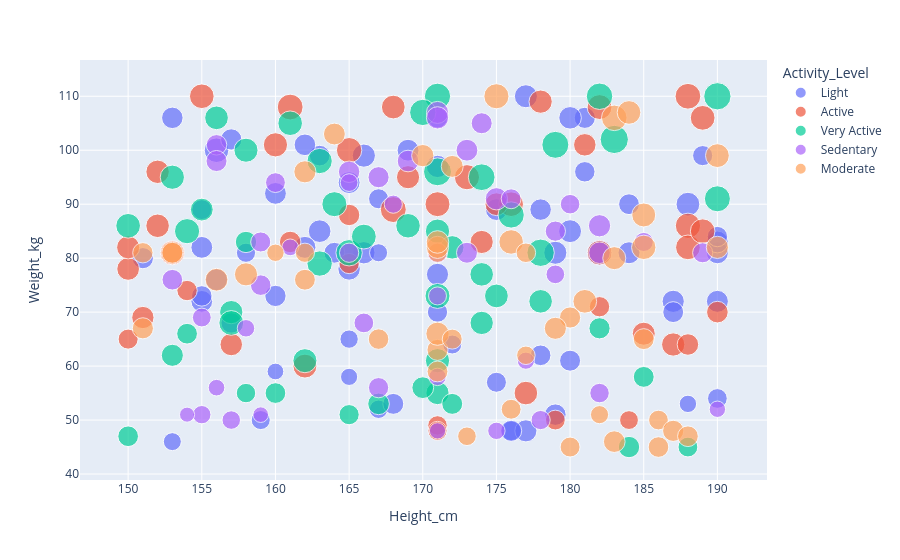

Source (notebook cell):
### Code cell
fig=px.scatter(

df,

x='Height_cm',

y='Weight_kg',

size='Daily_Calorie_Requirement',

color='Activity_Level',

hover_data='Age'

)

fig.show()
